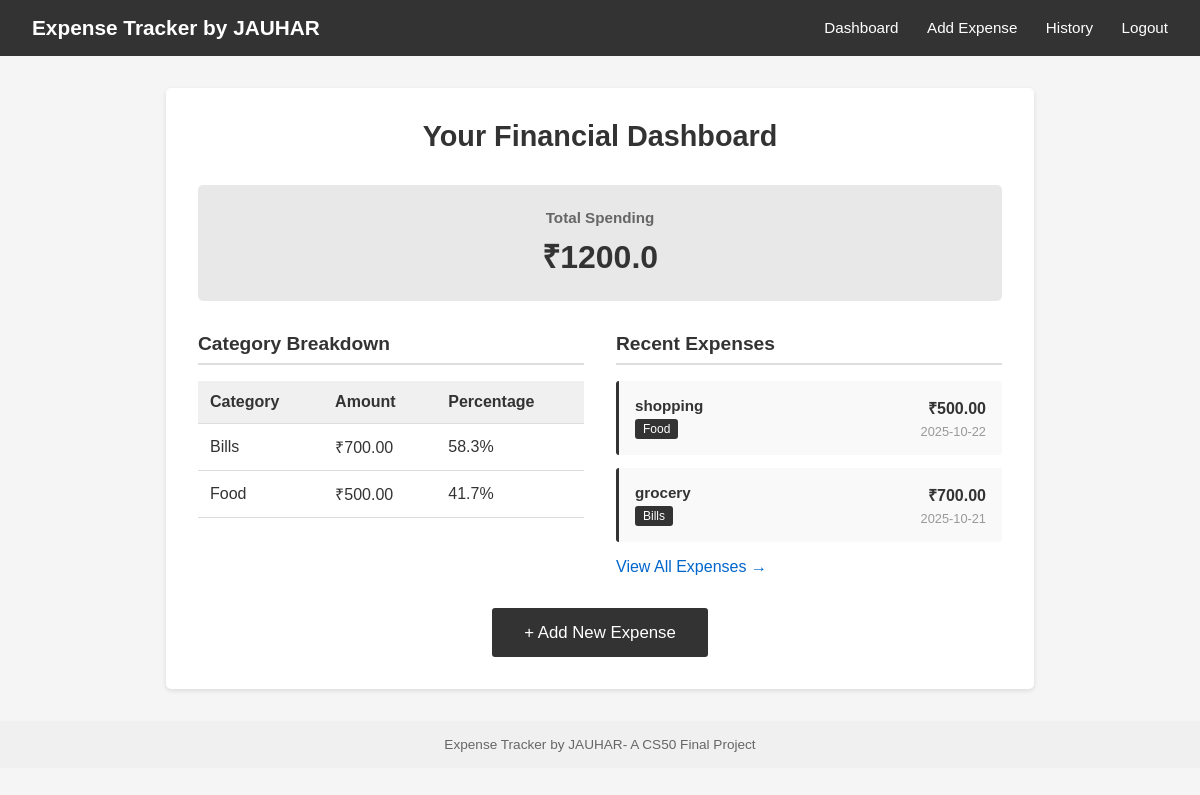
/ (signed in), run on the app's committed database.
### tables this page shows
CREATE TABLE expenses (
id INTEGER PRIMARY KEY AUTOINCREMENT,
user_id INTEGER NOT NULL,
description TEXT NOT NULL,
amount REAL NOT NULL,
category TEXT NOT NULL,
date TEXT NOT NULL,
FOREIGN KEY(user_id) REFERENCES users(id)
);

### app.py (the view)
@app.route("/")
@login_required
def index():
    user_id = session["user_id"]
    result = db.execute("SELECT SUM(amount) as total FROM expenses WHERE user_id = ?", user_id)
    total_spending = result[0]["total"] if result[0]["total"] is not None else 0
    categories = db.execute("""
        SELECT category, SUM(amount) as total
        FROM expenses
        WHERE user_id = ?
        GROUP BY category
        ORDER BY total DESC
    """, user_id)
    recent = db.execute("""
        SELECT * FROM expenses
        WHERE user_id = ?
        ORDER BY date DESC, id DESC
        LIMIT 5
    """, user_id)
    return render_template("index.html",
                           total=round(total_spending, 2),
                           categories=categories,
                           recent=recent)

### helpers.py (called while the page is built)
def login_required(f):
    @wraps(f)
    def decorated_function(*args, **kwargs):
        if session.get("user_id") is None:
            return redirect("/login")
        return f(*args, **kwargs)
    return decorated_function

### templates/index.html (shortened to what this page needs)
{% extends "layout.html" %}
{% block main %}
    <div class="dashboard">
        <div class="welcome-section">
            <h1>Your Financial Dashboard</h1>
        </div>
        <div class="summary-cards">
            <div class="summary-card total-card">
                <h3>Total Spending</h3>
                <div class="amount">₹{{ total }}</div>
            </div>
        </div>
        <div class="content-grid">
            <div class="section">
                <h2>Category Breakdown</h2>
                {% if categories %}
                    <table class="data-table">
                        <thead>
                            <tr>
                                <th>Category</th>
                                <th>Amount</th>
                                <th>Percentage</th>
                            </tr>
                        </thead>
                        <tbody>
                            {% for cat in categories %}
                                <tr>
                                    <td>{{ cat.category }}</td>
                                    <td>₹{{ "%.2f"|format(cat.total) }}</td>
                                    <td>{{ "%.1f"|format((cat.total / total * 100) if total > 0 else 0) }}%</td>
                                </tr>
                            {% endfor %}
                        </tbody>
                    </table>
                {% else %}
                    <p class="no-data">No expenses yet. Start tracking!</p>
                {% endif %}
            </div>
            <div class="section">
                <h2>Recent Expenses</h2>
                {% if recent %}
                    <div class="expense-list">
                        {% for exp in recent %}
                            <div class="expense-item">
                                <div class="expense-info">
                                    <strong>{{ exp.description }}</strong>
                                    <span class="category-badge">{{ exp.category }}</span>
                                </div>
                                <div class="expense-details">
                                    <span class="expense-amount">₹{{ "%.2f"|format(exp.amount) }}</span>
                                    <span class="expense-date">{{ exp.date }}</span>
                                </div>
                            </div>
                        {% endfor %}
                    </div>
                    <a href="/history" class="btn-link">View All Expenses →</a>
                {% else %}
                    <p class="no-data">No expenses yet.</p>
                {% endif %}
            </div>
        </div>
        <div class="action-section">
            <a href="/add" class="btn-primary btn-large">+ Add New Expense</a>
        </div>
    </div>
{% endblock %}

### static/styles.css (style rules this page uses)
* { margin: 0; padding: 0; box-sizing: border-box; }
body { font-family: Arial, sans-serif; background-color: #f5f5f5; color: #333; }
.dashboard { background: white; padding: 2rem; border-radius: 5px; box-shadow: 0 2px 5px rgba(0, 0, 0, 0.1); }
.welcome-section h1 { text-align: center; margin-bottom: 2rem; font-size: 1.8rem; }
.summary-cards { display: flex; gap: 1.5rem; margin-bottom: 2rem; flex-wrap: wrap; }
.summary-card { flex: 1; min-width: 200px; padding: 1.5rem; background-color: #e8e8e8; border-radius: 5px; text-align: center; }
.summary-card h3 { font-size: 0.95rem; margin-bottom: 0.5rem; color: #666; }
.summary-card .amount { font-size: 2rem; font-weight: bold; color: #333; }
.content-grid { display: grid; grid-template-columns: repeat(auto-fit, minmax(350px, 1fr)); gap: 2rem; margin-bottom: 2rem; }
.section h2 { font-size: 1.2rem; margin-bottom: 1rem; border-bottom: 2px solid #ddd; padding-bottom: 0.5rem; }
.data-table { width: 100%; border-collapse: collapse; }
.data-table th, .data-table td { padding: 0.75rem; text-align: left; border-bottom: 1px solid #ddd; }
.data-table th { background-color: #f0f0f0; font-weight: bold; }
.expense-list { display: flex; flex-direction: column; gap: 0.8rem; }
.expense-item { background-color: #f9f9f9; padding: 1rem; border-left: 3px solid #333; border-radius: 3px; display: flex; justify-content: space-between; align-items: center; }
.expense-info { display: flex; flex-direction: column; gap: 0.3rem; }
.expense-info strong { font-size: 0.95rem; }
.category-badge { background-color: #333; color: white; padding: 0.2rem 0.5rem; border-radius: 3px; font-size: 0.75rem; display: inline-block; width: fit-content; }
.expense-details { display: flex; flex-direction: column; align-items: flex-end; gap: 0.3rem; }
.expense-amount { font-weight: bold; font-size: 1rem; }
.expense-date { font-size: 0.8rem; color: #999; }
.btn-link { color: #0066cc; text-decoration: none; font-weight: normal; margin-top: 1rem; display: inline-block; }
.action-section { text-align: center; margin-top: 2rem; }
.btn-primary { background-color: #333; color: white; padding: 0.7rem 1.5rem; border: none; border-radius: 3px; font-size: 1rem; cursor: pointer; text-decoration: none; display: inline-block; }
.btn-large { padding: 0.9rem 2rem; font-size: 1.05rem; }

### data on the page
expenses: category "Bills", total "700.00", total "58.3", description "grocery", amount "700.00", date "2025-10-21"
expenses: category "Food", total "500.00", total "41.7", description "shopping", amount "500.00", date "2025-10-22"

### other printed values
{{ total }} "1200.0"
